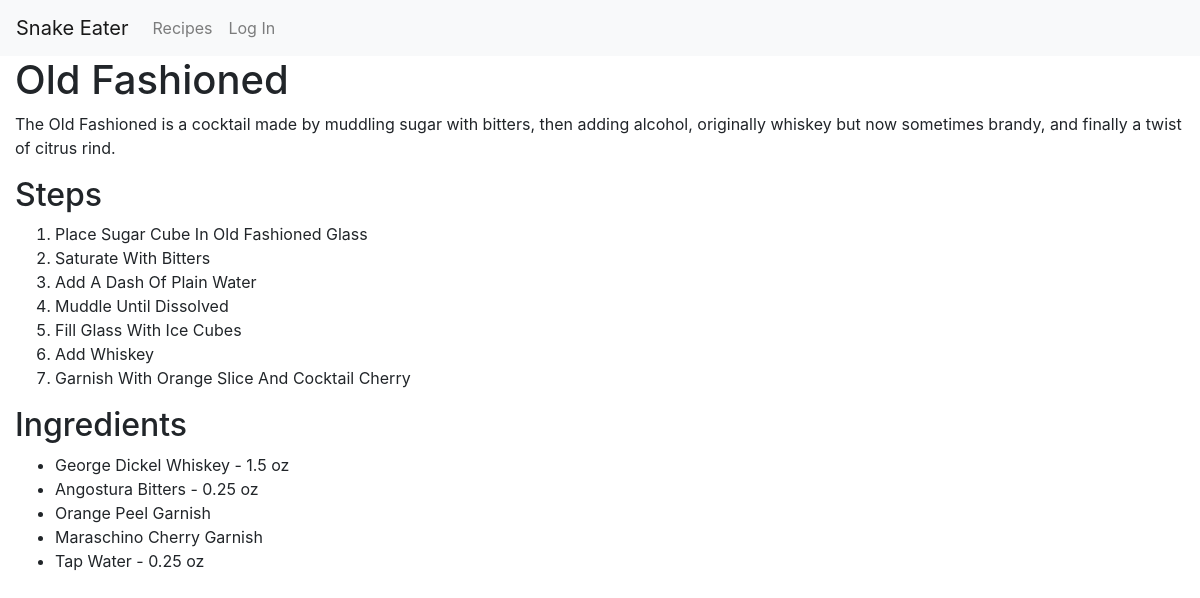
Screenshot of /recipes/5/ with the database file from the repository.
### recipes/models.py (models this page shows, shortened)
class Recipe (models.Model):
    name = models.CharField(max_length=100)
    description = models.CharField(max_length=200)
    creator = models.ForeignKey(User, on_delete=models.CASCADE)
    pub_date = models.DateField("Date Created", default=datetime.date.today)
    steps = models.CharField(max_length=200)
    ingredients = models.ManyToManyField(
        Ingredient, through='RecipeIngredient')
    def __str__(self):
        return self.name
    def stepsAsList(self):
        return [x.strip() for x in self.steps.split(',')]

class RecipeIngredient (models.Model):
    recipe = models.ForeignKey(Recipe, on_delete=models.CASCADE)
    ingredient = models.ForeignKey(Ingredient, on_delete=models.CASCADE)
    oz = models.FloatField(null=True, blank=True)
    def __str__(self):
        if(self.oz):
            return self.ingredient.name.title() + " " + self.ingredient.ingredientType.name.title() + "  - " + str(self.oz) + " oz "
        else:
            return self.ingredient.name.title() + " " + self.ingredient.ingredientType.name.title()

class Ingredient (models.Model):
    name = models.CharField(max_length=100)
    ingredientType = models.ForeignKey(
        IngredientType, on_delete=models.CASCADE)

class IngredientType (models.Model):
    name = models.CharField(max_length=100)

### recipes/views.py (the view)
# urls.py: path('<int:pk>/', views.DetailView.as_view(), name='detail'),
class DetailView(generic.DetailView):
    model = Recipe
    template_name = 'recipes/detail.html'

### recipes/templates/recipes/detail.html (shortened to what this page needs)
{% extends 'recipes/base.html' %} {% block content %}
<h1>{{ recipe }}</h1>
<p>{{recipe.description}}</p>
<h2>Steps</h2>
<ol>
    {% for step in recipe.stepsAsList %}
    <li>{{ step | title }}</li>
    {% endfor %}
</ol>
{% if recipe.recipeingredient_set.all%}
<h2>Ingredients</h2>
<ul>
    {% for i in recipe.recipeingredient_set.all %}
    <li>{{i}}</li>
    {% endfor %}
</ul>
{% endif %}  {% endblock %}

### rows the page displays
Recipe: name "Old Fashioned", description "The Old Fashioned is a cocktail made by muddling sugar with bitters, then adding alcohol, originally whiskey but now sometimes brandy, and finally a twist of citrus rind."
RecipeIngredient: oz+ingredient "George Dickel Whiskey - 1.5 oz"
RecipeIngredient: oz+ingredient "Angostura Bitters - 0.25 oz"
RecipeIngredient: oz+ingredient "Orange Peel Garnish"
RecipeIngredient: oz+ingredient "Maraschino Cherry Garnish"
RecipeIngredient: oz+ingredient "Tap Water - 0.25 oz"

### other values shown
{{ step | title }} "Place Sugar Cube In Old Fashioned Glass" "Saturate With Bitters" "Add A Dash Of Plain Water" "Muddle Until Dissolved" "Fill Glass With Ice Cubes" "Add Whiskey" "Garnish With Orange Slice And Cocktail Cherry"
